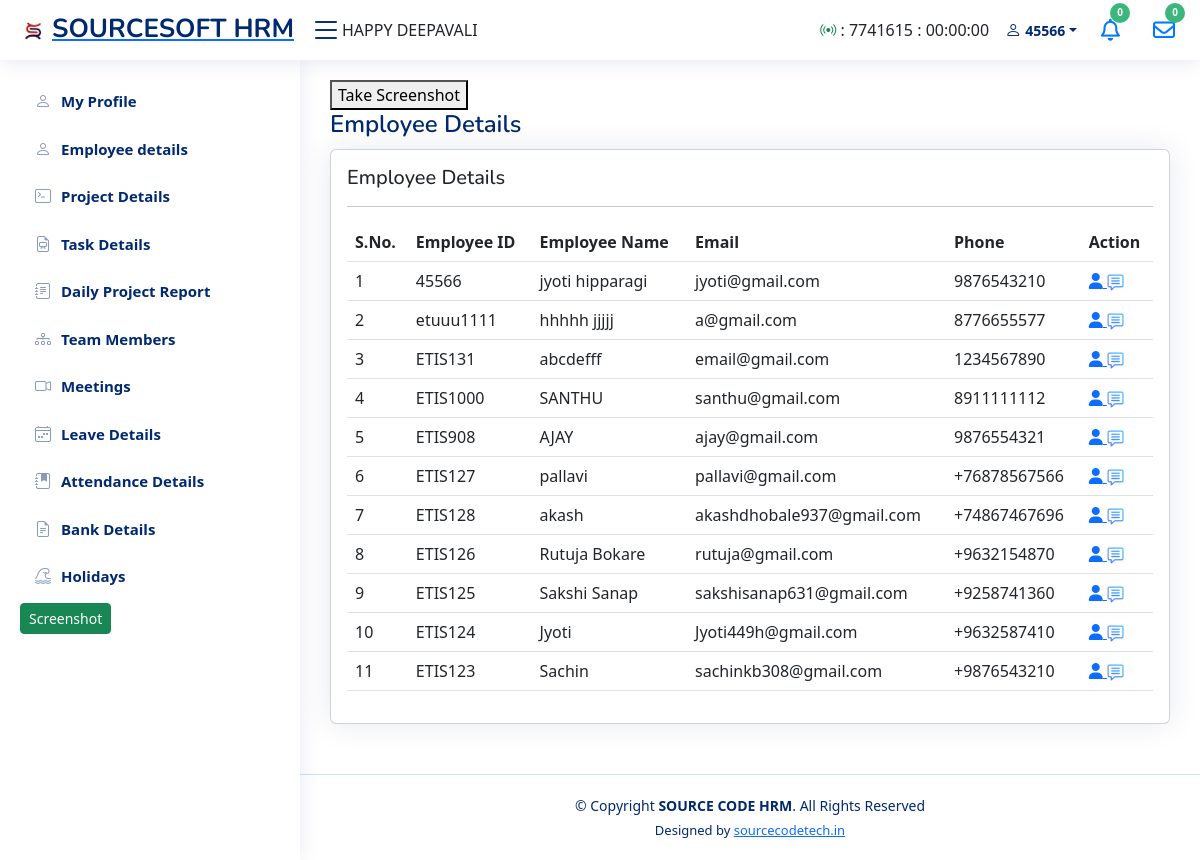
The app's page /sourcesoft/employee_dashboard/emp_details.php (signed in) with its own data.
### tables this page shows
CREATE TABLE `notice` (
  `id` int(11) NOT NULL,
  `notice` varchar(500) NOT NULL
);

CREATE TABLE `emp_details` (
  `id` int(90) NOT NULL,
  `fname` varchar(100) NOT NULL,
  `empid` varchar(50) NOT NULL,
  `email` varchar(50) NOT NULL,
  `phno` varchar(12) NOT NULL,
  `username` varchar(50) NOT NULL,
  `pass` varchar(50) NOT NULL,
  `department` varchar(50) NOT NULL,
  `position` varchar(50) NOT NULL,
  `proname` varchar(200) NOT NULL,
  `sdate` varchar(40) NOT NULL,
  `edate` varchar(40) NOT NULL,
  `man` varchar(50) NOT NULL,
  `jdate` varchar(10) NOT NULL,
  `bdate` varchar(10) NOT NULL,
  `add` varchar(200) NOT NULL,
  `edu` varchar(40) NOT NULL,
  `about` text NOT NULL,
  `skills` varchar(50) NOT NULL,
  `status` varchar(255) NOT NULL,
  `last_act` datetime NOT NULL,
  `twitter` varchar(100) NOT NULL,
  `facebook` varchar(100) NOT NULL,
  `instagram` varchar(100) NOT NULL,
  `linkedin` varchar(100) NOT NULL,
  `profile_pic` varchar(300) NOT NULL,
  `adhar_card` varchar(300) NOT NULL,
  `pan_card` varchar(300) NOT NULL
);

### sourcesoft/employee_dashboard/emp_details.php (the view, shortened to what this page needs)
<?php
include 'connection.php';
?>
<!DOCTYPE html>
<html lang="en">
<head>
    <link href="assets/vendor/bootstrap/css/bootstrap.min.css" rel="stylesheet">
    <link href="assets/vendor/bootstrap-icons/bootstrap-icons.css" rel="stylesheet">
    <link href="assets/vendor/boxicons/css/boxicons.min.css" rel="stylesheet">
    <link href="assets/vendor/quill/quill.snow.css" rel="stylesheet">
    <link href="assets/vendor/quill/quill.bubble.css" rel="stylesheet">
    <link href="assets/vendor/remixicon/remixicon.css" rel="stylesheet">
    <link href="assets/vendor/simple-datatables/style.css" rel="stylesheet">
    <link href="assets/css/style.css" rel="stylesheet">
    <link rel="stylesheet" href="https://cdn.jsdelivr.net/npm/sweetalert2@11.0.18/dist/sweetalert2.min.css">
    <link rel="stylesheet" href="https://cdnjs.cloudflare.com/ajax/libs/font-awesome/4.7.0/css/font-awesome.min.css">
    <link rel="stylesheet" href="https://cdn.jsdelivr.net/npm/sweetalert2@11.0.18/dist/sweetalert2.min.css">
</head>
<body>
    <?php include "include/header.php"; ?>
    <?php include "include/sidebar.php"; ?>
    <main id="main" class="main">
    <div id="photo">
		<button onclick="takeshot()" href="emp_holiday">
			Take Screenshot
		</button>
	</div>
        <div class="pagetitle">
            <h1>Employee Details</h1>
        </div>
        <section class="section dashboard">
                <!DOCTYPE html>
                <html lang="en">
                <head>
                    <link href="https://cdn.jsdelivr.net/npm/bootstrap@5.3.0/dist/css/bootstrap.min.css"
                        rel="stylesheet">
                </head>
                </html>
            <?php
            $query = "SELECT *, ROW_NUMBER() OVER (ORDER BY id DESC) as row_num FROM emp_details";
            $data = mysqli_query($conn, $query);
            $total = mysqli_num_rows($data);
            if ($total != 0) {
            ?>
            <section class="section">
                <div class="row">
                    <div class="col-lg-12">
                        <div class="card">
                            <div class="card-body">
                                <h5 class="">Employee Details</h5>
                                <hr>
                                <div class="table-responsive">
                                    <table class="table datatable ">
                                        <thead>
                                            <tr>
                                                <th scope="col">S.No.</th>
                                                <th scope="col">Employee ID</th>
                                                <th scope="col">Employee Name</th>
                                                <th scope="col">Email</th>
                                                <th scope="col">Phone</th>
                                                <th scope="col">Action</th>
                                            </tr>
                                        </thead>
                                        <?php
                                            while ($result = mysqli_fetch_assoc($data)) {
                                            ?>
                                        <tr>
                                            <td><?php echo $result['row_num']; ?></td>
                                            <td><?php echo $result['empid']; ?></td>
                                            <td><?php echo $result['fname']; ?></td>
                                            <td><?php echo $result['email']; ?></td>
                                            <td><?php echo $result['phno']; ?></td>
                                            <td>
                                                <a href='emp_profile1?id=<?php echo $result['empid']; ?>'>
                                                    <i class='fa fa-user text-primary'></i>
                                                </a>
                                                <a href='chat?sid=<?php echo $_SESSION['empid']; ?>&rid=<?php echo $result['empid']; ?>'>
    <img src="assets/img/chat.png" alt="" style="max-width:17px">
</a>
                                            </td>
                                        </tr>
                                        <?php
                                            }
                                        } else {
                                            echo "No records Found";
                                        }
                                        ?>
                                    </table>
                                </div>
                            </div>
                        </div>
                    </div>
            </section>
    </main>
    <?php include "include/footer.php"; ?>
</body>
</html>

### sourcesoft/employee_dashboard/include/header.php (shortened to what this page needs)
<!DOCTYPE html>
<html lang="en">
<head>
    <link rel="stylesheet" href="https://cdnjs.cloudflare.com/ajax/libs/font-awesome/6.4.2/css/all.min.css"
 />
</head>
<?php
include('connection.php');
if (isset($_SESSION['start_time'])) {
    $currentTime = time();
    $startTime = $_SESSION['start_time'];
}
?>
<header id="header" class="header fixed-top d-flex align-items-center">
    <div class="d-flex align-items-center justify-content-between">
        <a href="emp_profile" class="logo d-flex align-items-center">
            <span class="d-none d-lg-block"><img src="assets\img\sourcesoft_logo.png" alt="SOURCESOFT">SOURCESOFT
                HRM</span>
        </a>
        <i class="bi bi-list toggle-sidebar-btn"></i>
    </div>
    <div>
        <marquee direction="left" behavior="scroll">
            <?php
   $query_result = mysqli_query($conn, "SELECT * FROM `notice`");
     while ($result = mysqli_fetch_array($query_result)) {
    ?>
            <?php echo $result['notice']; ?>&nbsp;&nbsp;&nbsp;&nbsp;&nbsp;&nbsp;
            <?php
    }
    ?>
        </marquee>
    </div>
    <nav class="header-nav ms-auto">
        <ul class="d-flex align-items-center">
            <?php $sessionDuration = $currentTime - $startTime;
            $formattedDuration = gmdate("H:i:s", $sessionDuration);
            ?>
            <?php $id = $_SESSION['session_id']; ?>
            <li>
                <div class="pt-3 pe-3">
                    <p>
                        <i class="bi bi-broadcast text-success"></i> : <?php echo "$id" ?> :
                        <?php echo "$formattedDuration" ?>
                    </p>
                </div>
            </li>
            <?php $user =  $_SESSION['auth_user'];
            $user_data = "SELECT * FROM emp_details WHERE username = '$user'";
            $result = mysqli_query($conn, $user_data);
            $show_data = mysqli_fetch_assoc($result);
            $empid = $show_data['empid'];
            ?>
            <li class="nav-item dropdown pe-3">
                <a class="nav-link nav-profile d-flex align-items-center pe-0" href="#" data-bs-toggle="dropdown">
                    <i class="bi bi-person"></i>
                    <span class="d-none d-md-block dropdown-toggle ps-1"><?php echo "$empid"; ?></span>
                </a>
            </li>
            <li class="nav-item">
    <a class="nav-link nav-icon" href="#" data-bs-toggle="dropdown">
        <div class="nav-item dropdown ms-2">
            <?php
            $id = $_SESSION['auth_user'];
            $orderSql = "SELECT * FROM assign_task WHERE status = 'To-Do' && emp_id = '$id' ";
            $orderQuery = mysqli_query($conn, $orderSql);
            $countOrder = mysqli_num_rows($orderQuery);
            ?>
            <span class="badge rounded-pill" style="height: 20px; width: 20px; font-size: 10px;">
                <?php echo $countOrder; ?></span>
            <?php if ($countOrder > 0) { ?>
                <a href='emp_task'> <i class="fa-solid fa-bell fa-shake fa-lg" style="color:#007bff;"></i></a>
            <?php } else { ?>
                <i class="fa-regular fa-bell" style="color:#007bff;"></i>
            <?php } ?>
        </div>
    </a>
</li>
<li class="nav-item">
    <a class="nav-link nav-icon" href="#" data-bs-toggle="dropdown">
        <div class="nav-item dropdown ms-2">
            <?php
            $orderSql = "SELECT * FROM project WHERE status = 'Not Started'";
            $orderQuery = mysqli_query($conn, $orderSql);
            $countOrder = mysqli_num_rows($orderQuery);
            ?>
            <span class="badge rounded-pill" style="height: 20px; width: 20px; font-size: 10px;">
                <?php echo $countOrder; ?></span>
            <?php if ($countOrder > 0) { ?>
                <a href='emp_project'> <i class="fa-solid fa-envelope fa-shake fa-lg" style="color: #007bff;"></i></a>
            <?php } else { ?>
                <i class="fa-regular fa-envelope" style="color: #007bff;"></i>
            <?php } ?>
        </div>
    </a>
</li>
        </ul>
    </nav>
</header>
</html>

### sourcesoft/employee_dashboard/assets/css/style.css (style rules this page uses)
:root { scroll-behavior: smooth; }
body { font-family: "Open Sans", sans-serif; background: #f6f9ff; color: #444444; }
a { color: #4154f1; text-decoration: none; }
h1, h2, h3, h4, h5, h6 { font-family: "Nunito", sans-serif; }
#main { margin-top: 60px; padding: 20px 30px; transition: all 0.3s; }
.pagetitle { margin-bottom: 10px; }
.pagetitle h1 { font-size: 24px; margin-bottom: 0; font-weight: 600; color: #012970; }
.card { margin-bottom: 30px; border: none; border-radius: 5px; box-shadow: 0px 0 30px rgba(1, 41, 112, 0.1); }
.card-body { padding: 0 20px 20px 20px; }
.logo { line-height: 1; }
@media (min-width: 1200px) { .logo { width: 280px; } }
.logo img { max-height: 26px; margin-right: 6px; }
.logo span { font-size: 26px; font-weight: 700; color: #012970; font-family: "Nunito", sans-serif; }
.header { transition: all 0.5s; z-index: 997; height: 60px; box-shadow: 0px 2px 20px rgba(1, 41, 112, 0.1); background-color: #fff; padding-left: 20px; }
.header .toggle-sidebar-btn { font-size: 32px; padding-left: 10px; cursor: pointer; color: #012970; }
.header-nav ul { list-style: none; }
.header-nav>ul { margin: 0; padding: 0; }
.header-nav .nav-icon { font-size: 22px; color: #012970; margin-right: 25px; position: relative; }
.header-nav .nav-profile { color: #012970; }
.header-nav .nav-profile span { font-size: 14px; font-weight: 600; }
@media (min-width: 1200px) { #main, #footer { margin-left: 300px; } }

### sourcesoft/employee_dashboard/include/header.php (style rules this page uses)
.rounded-pill { padding-right: .6em; padding-left: .6em; }
.badge { position: absolute; right: -10px; top: -16px; color: #ffffff; height: 8px; width: 8px; font-weight: 600; font-size: 8px; text-align: center; line-height: 17px; display: block; padding: 0; background-color: #3BB77E; }

### records on screen
notice: notice "HAPPY DEEPAVALI"
emp_details: empid "45566", row_num "1", fname "jyoti hipparagi", email "jyoti@gmail.com", phno "9876543210"
emp_details: row_num "2", empid "etuuu1111", fname "hhhhh jjjjj", email "a@gmail.com", phno "8776655577"
emp_details: row_num "3", empid "ETIS131", fname "abcdefff", email "email@gmail.com", phno "1234567890"
emp_details: row_num "4", empid "ETIS1000", fname "SANTHU", email "santhu@gmail.com", phno "8911111112"
emp_details: row_num "5", empid "ETIS908", fname "AJAY", email "ajay@gmail.com", phno "9876554321"
emp_details: row_num "6", empid "ETIS127", fname "pallavi", email "pallavi@gmail.com", phno "+76878567566"
emp_details: row_num "7", empid "ETIS128", fname "akash", email "akashdhobale937@gmail.com", phno "+74867467696"
emp_details: row_num "8", empid "ETIS126", fname "Rutuja Bokare", email "rutuja@gmail.com", phno "+9632154870"
emp_details: row_num "9", empid "ETIS125", fname "Sakshi Sanap", email "sakshisanap631@gmail.com", phno "+9258741360"
emp_details: row_num "10", empid "ETIS124", fname "Jyoti", email "Jyoti449h@gmail.com", phno "+9632587410"
emp_details: row_num "11", empid "ETIS123", fname "Sachin", email "sachinkb308@gmail.com", phno "+9876543210"

### other values on screen
$id "7741615"
$formattedDuration "00:00:00"
$countOrder "0"
